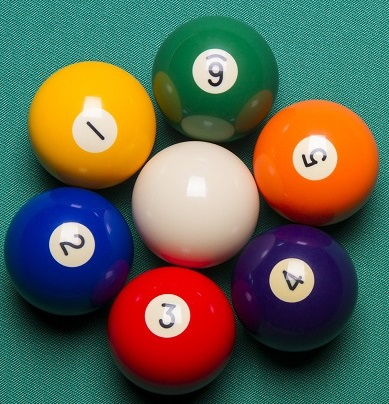
#> input picture day2-assignment/test-images/sample_image1.jpeg, 389 x 404 px, found by its file name
$ python circle_detector.py
#> lines starting #> are read from the running program, lines starting #| are printed output that depends on the picture; after the words box and inside, x2 and y2 are one past the last pixel; in counts of white or black regions, pixels touching at a corner belong together
import cv2
import matplotlib.pyplot as plt
import numpy as np
import os
import tkinter as tk
from tkinter import filedialog, ttk
# %%
input_dir = 'test-images'
output_dir = 'results'

# %%
def preprocess_image(image_path):
    ## load and preprocess image for circle detection
    img = cv2.imread(image_path)
    gray = cv2.cvtColor(img, cv2.COLOR_BGR2GRAY)
    gray = cv2.GaussianBlur(gray, (5, 5), 0) # 0 is the sigma value


    return img, gray

# %%
def plot_image(img, output):
    plt.subplot(1,2,1)
    plt.imshow(cv2.cvtColor(img, cv2.COLOR_BGR2RGB))
    plt.axis('off')
    plt.title('Image')
    plt.subplot(1,2,2)
    plt.imshow(cv2.cvtColor(output, cv2.COLOR_BGR2RGB))
    plt.axis('off')
    plt.title('Detected Circles')
    plt.show()


# %%
def detect_circles(gray, param1=100, param2=30, auto_params=False, minDist=20, minRadius=0, maxRadius=0):
    if auto_params:
        edges = cv2.Canny(gray, 50, 150)
        contours, _ = cv2.findContours(edges, cv2.RETR_EXTERNAL, cv2.CHAIN_APPROX_SIMPLE)

        circles = []
        for c in contours:
            area = cv2.contourArea(c)
            peri = cv2.arcLength(c, True)
            if peri == 0:
                continue

            circularity = 4*np.pi*area / (peri*peri)

            if 0.6 < circularity < 1.4 and area > 300:
                (x,y), r = cv2.minEnclosingCircle(c)
                circles.append((int(x), int(y), int(r)))
        return circles
    ## detect circles using HoughCircles\
    circles = cv2.HoughCircles(gray,
                               cv2.HOUGH_GRADIENT,
                               dp=1,
                               minDist=minDist,
                               param1=param1,
                               param2=param2,
                               minRadius=minRadius,
                               maxRadius=maxRadius)
    return circles[0] if circles is not None else []


# %%
def visualize_circles(img, circles, save_path=None):
    ## draw detected circles on the image
    output = img.copy()
    for (x, y, r) in circles:
        x = int(x)
        y = int(y)
        r = int(r)

        cv2.circle(output, (x, y), r, (0, 255, 0), 4) # circle outline
        cv2.rectangle(output, (x - 5, y - 5), (x + 5, y + 5), (0, 0, 255), -1) # circle center

    #plot_image(img, output)

    if save_path:
        cv2.imwrite(save_path, output)
        print(f"Image with detected circles saved at: {save_path}")
    return output

# %%
def calculate_statistics(circles):
    ## calculate statistics of detected circles

    ## save statistics to a text file
    radii = [r for (x,y,r) in circles]
    if len(radii) == 0:
        return 0, 0, 0
    mean_radius = np.mean(radii)
    min_radius = np.min(radii)
    max_radius = np.max(radii)
    ## returns a dictionary of statistics
    stats = {
        "mean radius": mean_radius,
        "min radius": min_radius,
        "max radius": max_radius,
        "# circles": len(radii),

    }
    return stats

# %%
def main():
    img_path = input("Enter the file name of the image: ").strip()
#> the answer given: test-images/sample_image1.jpeg
    if not img_path:
        img_path = 'sample_image1.jpeg' #default image

    img_path = os.path.join(input_dir, img_path)

    img, preprocessed_img = preprocess_image(img_path)
#> in preprocess_image, img is the input picture: shape (404, 389, 3); mean B, G, R 82, 98.9, 95.7
#> in preprocess_image, `gray = cv2.cvtColor(img, cv2.COLOR_BGR2GRAY)`:
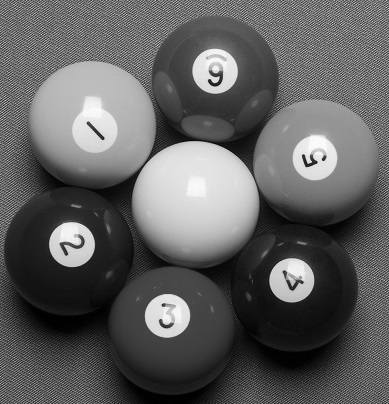
#> gray: shape (404, 389); min 0, max 255, mean 96
#> in preprocess_image, `gray = cv2.GaussianBlur(gray, (5, 5), 0)`:
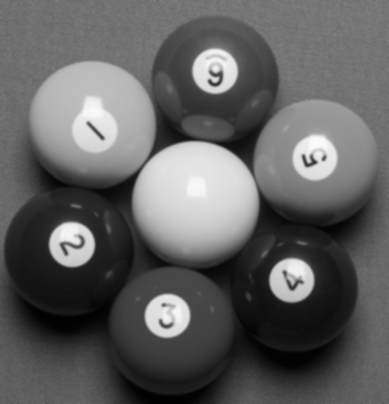
#> gray: shape (404, 389); min 0, max 251, mean 96
    circles = detect_circles(preprocessed_img)
#> in detect_circles, `circles = cv2.HoughCircles(gray, cv2.HOUGH_GRADIENT, dp=1, minDist=min..`: circles = [[195.5, 204.5, 63.9], [314.5, 157.5, 22.1], [170.5, 331.5, 63.5], [178.5, 223.5, 88.7], [84.5, 117.5, 55.2], [193.5, 182.5, 126.9], [231.5, 225.5, 44.9], [158.5, 348.5, 42.9], [202.5, 164.5, 49.3], [200.5, 225.5, 42.1], [207.5, 75.5, 14.5], [171.5, 203.5, 39.9]]
    output = visualize_circles(img, detect_circles(preprocessed_img), save_path = os.path.join(output_dir,'circles_' + os.path.basename(img_path)))
#> the loop in visualize_circles, `for (x, y, r) in circles:` made 12 passes
#> (x, y, r) on passes 1 to 12: (195, 204, 63), (314, 157, 22), (170, 331, 63), (178, 223, 88), (84, 117, 55), (193, 182, 126), (231, 225, 44), (158, 348, 42), (202, 164, 49), (200, 225, 42), (207, 75, 14), (171, 203, 39)
#> after the loop in visualize_circles, `for (x, y, r) in circles:`:
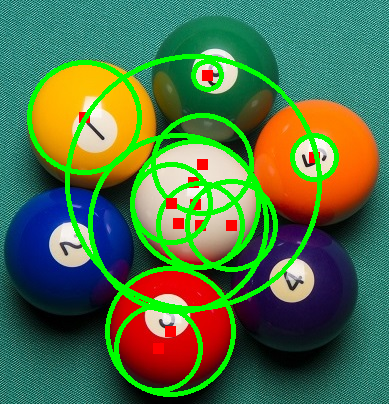
#> output: shape (404, 389, 3); 12.04% of pixels changed, all inside (x1, y1, x2, y2) = (27, 54, 339, 397)
    plot_image(img, output)
#> in plot_image, `plt.show()`:
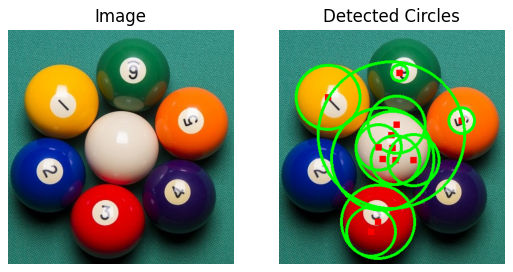
#> figure drawn by matplotlib, 2 panels

    # write statistics to a text file
    stats = calculate_statistics(circles)
#> in calculate_statistics, `radii = [r for (x,y,r) in circles]`: radii = [63.9, 22.1, 63.5, 88.7, 55.2, 126.9, 44.9, 42.9, 49.3, 42.1, 14.5, 39.9]
#> in calculate_statistics, `mean_radius = np.mean(radii)`: mean_radius = 54.49
#> in calculate_statistics, `min_radius = np.min(radii)`: min_radius = 14.5
#> in calculate_statistics, `max_radius = np.max(radii)`: max_radius = 126.9
#> in calculate_statistics, `stats = { "mean radius": mean_radius, "min radius": min_radius, "max r..`: stats = {'mean radius': 54.49, 'min radius': 14.5, 'max radius': 126.9, '# circles': 12}
    stats_file = os.path.join(output_dir, 'statistics.txt')
    with open(stats_file, 'a') as f:
        f.write(f"Image: {os.path.basename(img_path)}\n")
        for key, value in stats.items():
            f.write(f"{key}: {value}\n")
#> this loop made 4 passes
#> (key, value) on passes 1 to 4: ('mean radius', 54.49), ('min radius', 14.5), ('max radius', 126.9), ('# circles', 12)
        f.write("\n")
    print(f"Statistics saved at: {stats_file}")

if __name__ == "__main__":
    ## CLI verison
    main()
    pass

$ run again, with day2-assignment/test-images/sample_image2.jpeg copied over day2-assignment/test-images/sample_image1.jpeg
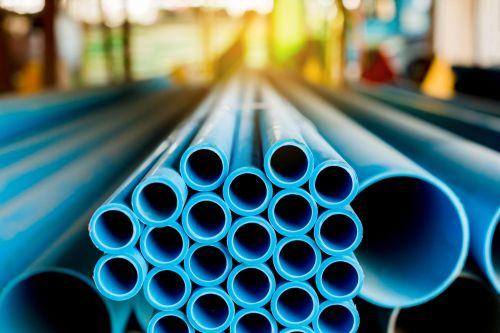
#> input picture day2-assignment/test-images/sample_image2.jpeg, 500 x 333 px, found by its file name
#> in preprocess_image, img is the input picture: shape (333, 500, 3); mean B, G, R 113.8, 112.8, 78.2
#> in preprocess_image, `gray = cv2.GaussianBlur(gray, (5, 5), 0)`:
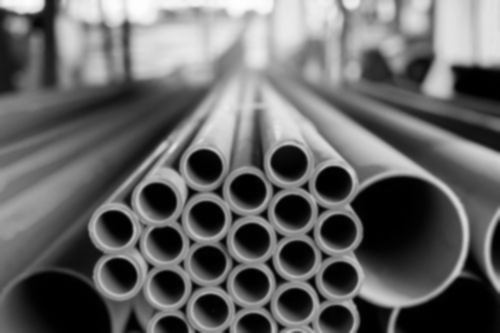
#> gray: shape (333, 500); min 0, max 254, mean 102.6
#> in detect_circles, `circles = cv2.HoughCircles(gray, cv2.HOUGH_GRADIENT, dp=1, minDist=min..`: circles = 141 rows, first 8: [398.5, 236.5, 70.4], [381.5, 192.5, 115.6], [368.5, 209.5, 103.5], [367.5, 245.5, 95.9], [240.5, 237.5, 63.2], [171.5, 230.5, 68.5], [203.5, 203.5, 63.9], [278.5, 51.5, 155.2]
#> the loop in visualize_circles, `for (x, y, r) in circles:` made 141 passes
#> (x, y, r) on passes 1 to 8: (398, 236, 70), (381, 192, 115), (368, 209, 103), (367, 245, 95), (240, 237, 63), (171, 230, 68), (203, 203, 63), (278, 51, 155)
#> in plot_image, `plt.show()`:
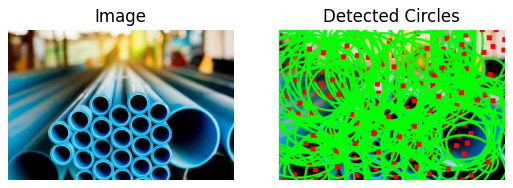
#> figure drawn by matplotlib, 2 panels
#> radii = 141 values, max 208.4 at index 65, min 17.4 at index 38, mean 77.4
#> mean_radius = 77.4
#> min_radius = 17.4
#> max_radius = 208.4
#> in calculate_statistics, `stats = { "mean radius": mean_radius, "min radius": min_radius, "max r..`: stats = {'mean radius': 77.4, 'min radius': 17.4, 'max radius': 208.4, '# circles': 141}
#> the loop in main, `for key, value in stats.items():` made 4 passes
#> (key, value) on passes 1 to 4: ('mean radius', 77.4), ('min radius', 17.4), ('max radius', 208.4), ('# circles', 141)
